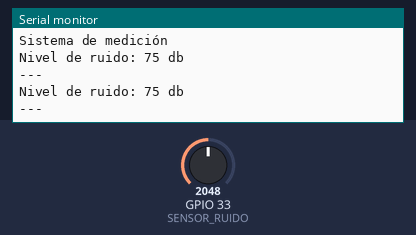
A sketch run on a simulated ESP32. Shown: the last lines printed to the serial monitor. The inputs (shaded band) are chosen by the test bench; at power-on: GPIO 33 (SENSOR_RUIDO) = 2048.

Above: at 5.8 s.
5.9 s: GPIO 33 (SENSOR_RUIDO) set to 2866
At 11.1 s:
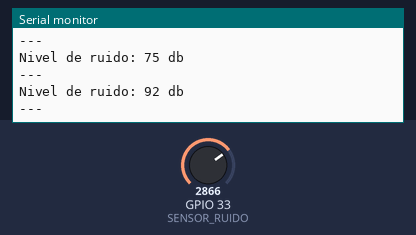
11.9 s: GPIO 33 (SENSOR_RUIDO) set to 3603
At 16.1 s:
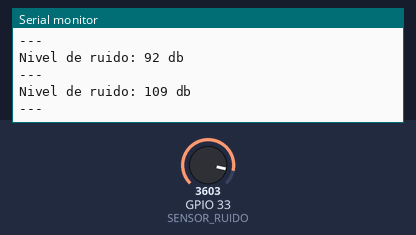
Timing chart, 0 to 17.6 s (numbered marks = the images above; inputs shaded):
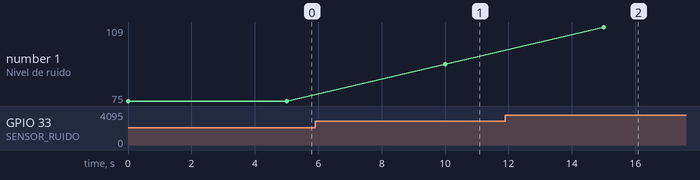

The sketch:

Wowkie-example.ino
```cpp
// Pin donde está conectado el potenciómetro
const int SENSOR_RUIDO = 33;

void setup() {
  // Iniciar comunicación serial
  Serial.begin(115200);
  Serial.println("Sistema de medición");
}

void loop() {
  // Leer el sensor (0-4095)
  int valorSensor = analogRead(SENSOR_RUIDO);

  // Convertir a decibelios (30-120 dB)
  int decibelios = map(valorSensor, 0, 4095, 30, 120);

  // Mostrar en pantalla
  Serial.print("Nivel de ruido: ");
  Serial.print(decibelios);
  Serial.println(" db");

  Serial.println("---");

  // Ejecutar cadda 5 segundos
  delay(5000);
}
```

Measured:
- after the input at 5.9 s, the serial monitor: prints a new line after 4.1 s (image 1)
- after the input at 11.9 s, the serial monitor: prints a new line after 3.1 s (image 2)
- plotted number 1: 75 → 92 after the input at 5.9 s, 92 → 109 after the input at 11.9 s
